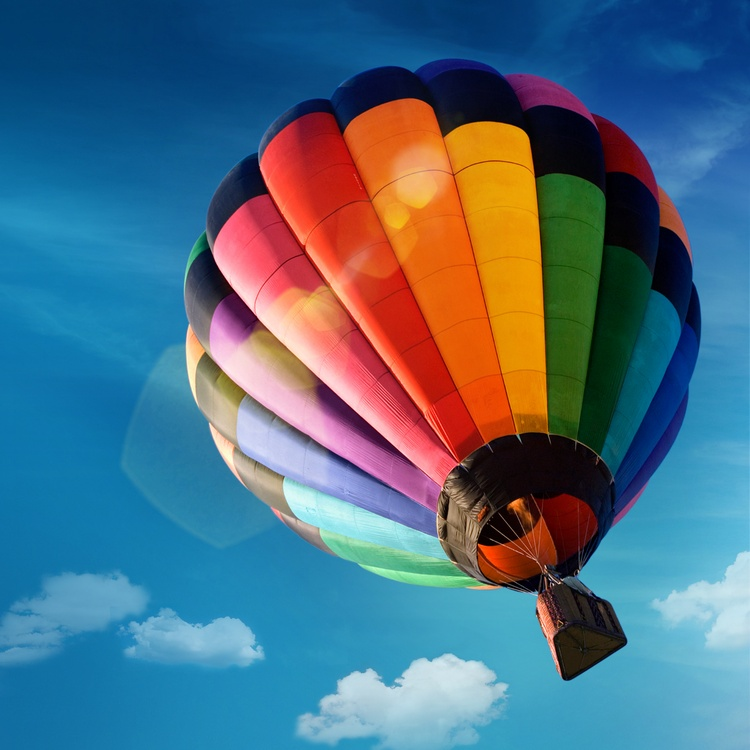
#> input picture input_image.jpg, 750 x 750 px, shrunk from 1440 x 1440 before the run
$ python convert_to_bw_and_grayscale.py
#> lines starting #> are read from the running program, lines starting #| are printed output that depends on the picture
#Write a python program to convert the image to bw color and gray color using image module.

from PIL import Image

def convert_to_bw(image_path, output_path):
    # Open the image
#> called with image_path = 'input_image.jpg', output_path = 'output_bw_image.jpg'
    image = Image.open(image_path)
#> image is the input picture: PIL image 750x750 RGB; mean R, G, B 78, 109.8, 129.3

    # Convert the image to black and white
    bw_image = image.convert("1")  # "1" mode indicates black and white
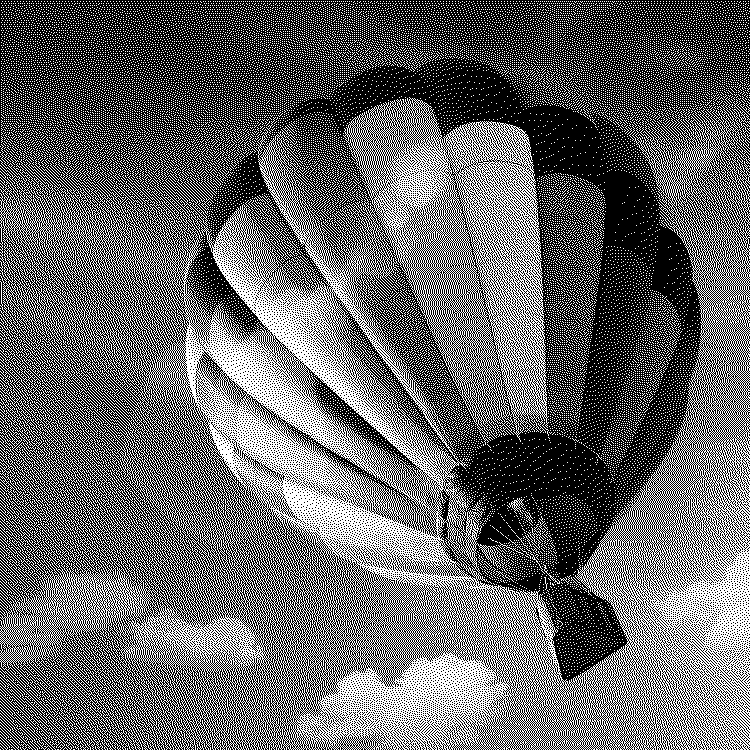
#> bw_image: PIL image 750x750 1; 40% white in thin lines or dots

    # Save the black and white image
    bw_image.save(output_path)

    print("Image converted to black and white successfully.")

def convert_to_grayscale(image_path, output_path):
    # Open the image
#> called with image_path = 'input_image.jpg', output_path = 'output_grayscale_image.jpg'
    image = Image.open(image_path)

    # Convert the image to grayscale
    grayscale_image = image.convert("L")  # "L" mode indicates grayscale
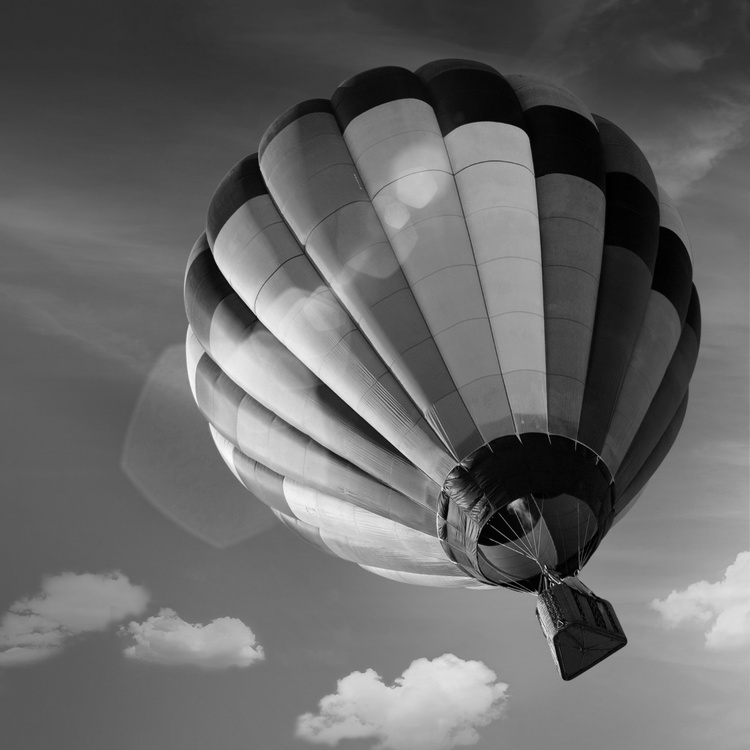
#> grayscale_image: PIL image 750x750 L; min 0, max 251, mean 102.5

    # Save the grayscale image
    grayscale_image.save(output_path)

    print("Image converted to grayscale successfully.")

# Paths to input and output images
input_image_path = "input_image.jpg"
output_bw_path = "output_bw_image.jpg"
output_grayscale_path = "output_grayscale_image.jpg"

# Convert image to black and white
convert_to_bw(input_image_path, output_bw_path)

# Convert image to grayscale
convert_to_grayscale(input_image_path, output_grayscale_path)
